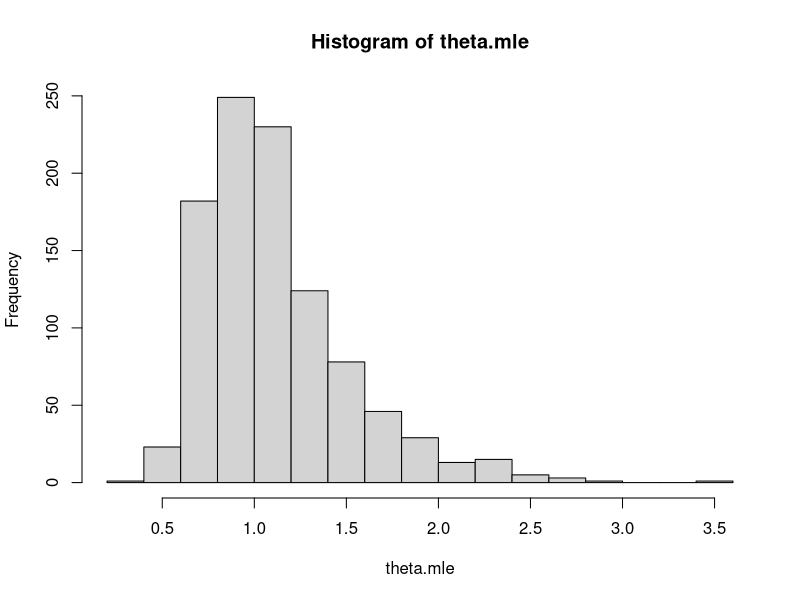
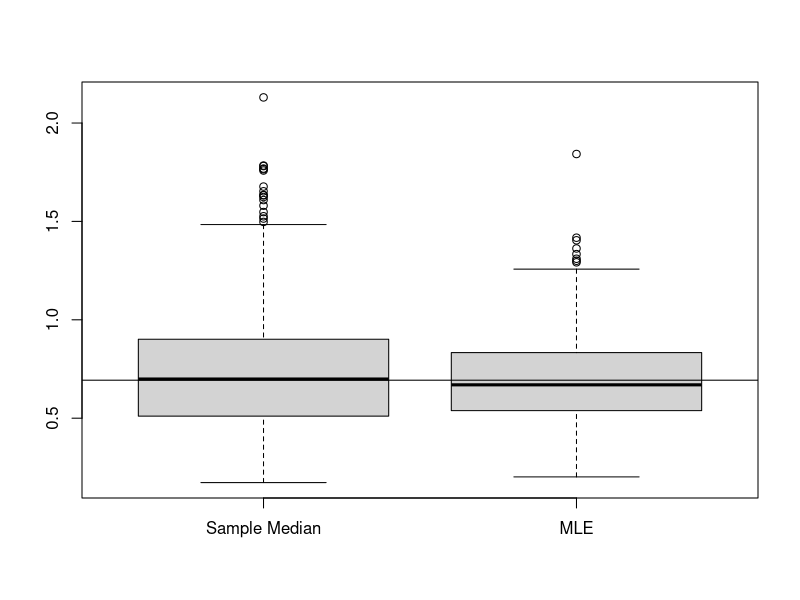

Write the R code that produced these figures, in order.
## ---- chunk 1
xvalues<-rexp(10000,rate=1)
xsamples<-matrix(xvalues,nrow=1000)
## ---- chunk 2
sample.mean<-apply(xsamples,1,mean)
theta.mle<-1/sample.mean
hist(theta.mle)
## ---- chunk 3
sample.median=apply(xsamples,1,median)
tau.mle<-log(2)/theta.mle
boxplot(sample.median,tau.mle, names=c("Sample Median","MLE"))
abline(h=log(2))
## ---- chunk 4
sample.mean<-mean(sample.median)
sample.var <-var(sample.median)
mle.mean   <-mean(tau.mle)
mle.var    <-var(tau.mle)

sample.mean
sample.var
mle.mean
mle.var

sample.bias=sample.mean-log(2)
mle.bias   =mle.mean-log(2)
sample.bias
mle.bias

sample.mse=sample.var+sample.bias^2
mle.mse=mle.var+mle.bias^2
sample.mse
mle.mse
log(2)
